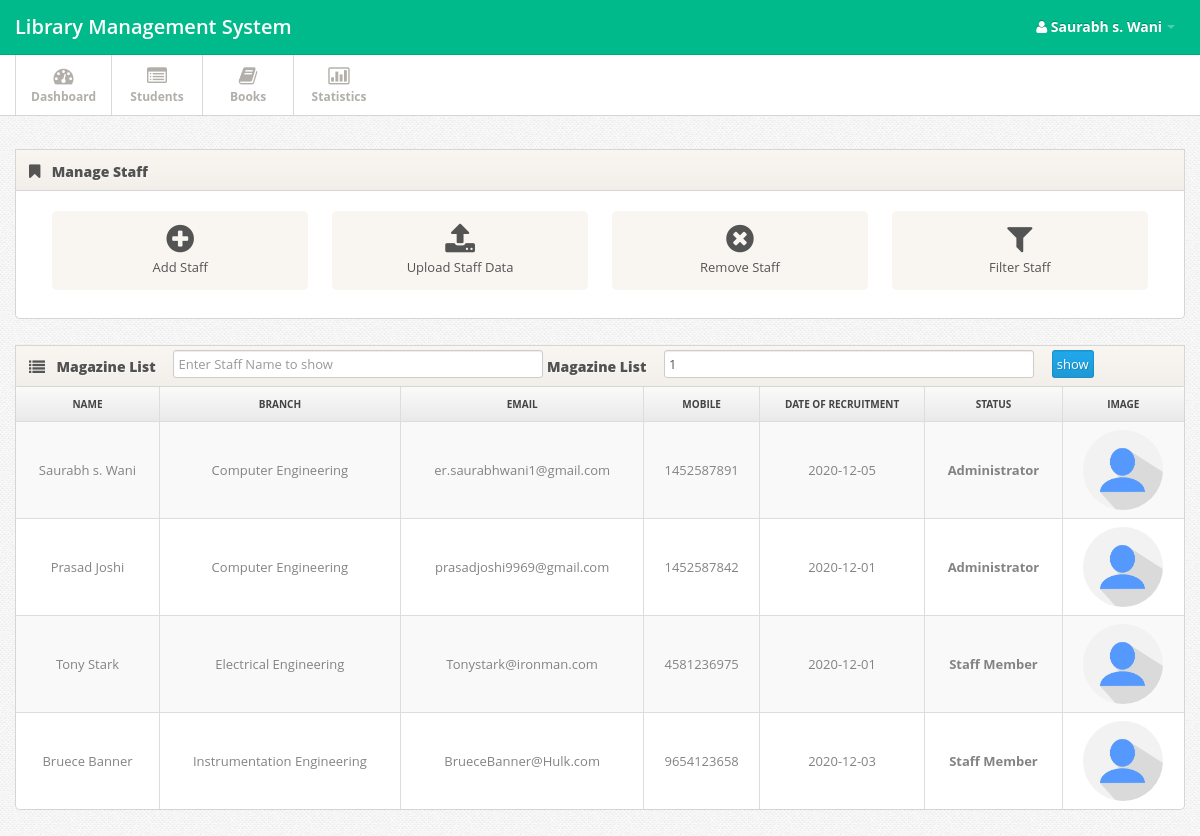
/staff.php (signed in), run on the app's committed database.
### tables this page shows
CREATE TABLE `staff` (
  `sid` int(11) UNSIGNED NOT NULL,
  `Name` varchar(30) NOT NULL,
  `mobile` varchar(10) NOT NULL,
  `Email` varchar(50) NOT NULL,
  `password` varchar(256) NOT NULL,
  `branch` varchar(40) NOT NULL,
  `image` varchar(256) NOT NULL,
  `Date` date NOT NULL,
  `last_login` timestamp NOT NULL DEFAULT current_timestamp() ON UPDATE current_timestamp(),
  `Login_ip` varchar(30) NOT NULL,
  `Category` int(11) NOT NULL DEFAULT 1
);

### fun.php (called while the page is built, shortened)
<?php
function select($var,$col,$condtn)
{
	$query="SELECT $var FROM $col $condtn";
	$sql=mysqli_query($GLOBALS['connection'],$query);
	return $sql;
}
?>

### staff.php (the view, shortened to what this page needs)
<?php
include('header.php');
if ($_SESSION['category']==0):?>
  <div class="span12">
    <div class="widget">
      <div class="widget-header"> <i class="icon-bookmark"></i>
        <h3>Manage Staff</h3>
      </div>
      <div class="widget-content">
        <div class="shortcuts">
          <a href="#myModal" role="button" data-toggle="modal" class="shortcut"><i class="shortcut-icon icon-plus-sign"></i><span class="shortcut-label">Add Staff</span> </a>
          <a href="#myModal3" role="button" data-toggle="modal" class="shortcut"><i class="shortcut-icon icon-upload-alt"></i><span class="shortcut-label">Upload Staff Data</span> </a>
          <a href="#myModal2" role="button" data-toggle="modal" class="shortcut"><i class="shortcut-icon icon-remove-sign"></i> <span class="shortcut-label">Remove Staff</span> </a>
          <a href="#myModal1" role="button" data-toggle="modal" class="shortcut"><i class="shortcut-icon icon-filter"></i><span class="shortcut-label">Filter Staff</span> </a>
        </div>
      </div>
    </div>
    <div class="widget widget-table action-table">
      <div class="widget-header"><i class='icon-list'></i>
        <h3><?php
        $result=select("*","staff","WHERE 1");
        $row=mysqli_num_rows($result);
        if($row!=0){ ?>
          <form  action="staff.php" method="GET" >
            Magazine List
            &emsp;<input class="span4 m-wrap" type="text" name="sn" placeholder="Enter Staff Name to show">
            Magazine List
            &emsp;<input class="span4 m-wrap" type="number" name="cnt" autocomplete="off" placeholder="Enter records number to show" value="1">
            &emsp;<input type="submit" class="btn-primary" value="show">
          </form>
        <?php } ?>
      </h3>
    </div>
    <div class="widget-content">
        <table class="table table-striped table-bordered">
          <thead>
            <tr>
              <th><center>Name</center></th>
              <th><center>Branch</center></th>
              <th><center>Email</center></th>
              <th><center>Mobile</center></th>
              <th><center>Date of recruitment</center></th>
              <th><center>Status</center></th>
              <th><center>Image</center></th>
            </tr>
          </thead>
          <tbody>
            <?php
            function res(){$cnt=25;
              $result=select("*","staff","ORDER BY sid  LIMIT $cnt ");}
              if(isset($_GET['cnt']) && isset($_GET['sn']))
              {
                $sn = trim($_GET['sn']);
                $cnt = $_GET['cnt'];
                if($sn == null)
                {
                  res();
                }else
                {$result=select("*","staff","WHERE Name LIKE '%$sn%' ORDER BY sid ASC LIMIT $cnt ");}
              }
              else
              {
                res();
              }
              while($std=mysqli_fetch_assoc($result))
              {
                echo "<tr>
                <td><center> ".$std['Name']."</center></td>
                <td><center> ".$std['branch']."</center></td>
                <td><center> ".$std['Email']."</center></td>
                <td><center> ".$std['mobile']."</center></td>
                <td><center> ".$std['Date']."</center></td>
                <td><center>
                <b> ";?>
                <?php
                if($std['Category']!="1"){echo "Administrator";}else{echo "Staff Member";}
                echo "</b> </center></td>
                <td><center><img alt='No Photo' src='images/".$std['image']."' class='control-label span4' for='userimage' style='border-radius: 50%;display: inline-block;
                width: 80px;
                height: 80px;' onerror=this.src='images/stff.png'>
                </center></td>
                </tr>";
              }
              ?>
            </tbody>
          </table>
      </div>
    </div>
  </div>
  <?php
  include('footer.php');
endif;
  endif;?>

### css/style.css (style rules this page uses)
body { background: #f9f6f1; font: 13px/1.7em 'Open Sans'; }
input, button, select, textarea { font-family: 'Open Sans'; }
.table td { vertical-align: middle; }
.table-bordered th { background: #E9E9E9; background:-moz-linear-gradient(top, #FAFAFA 0%, #E9E9E9 100%); background:-webkit-gradient(linear, left top, left bottom, color-stop(0%,#FAFAFA), color-stop(100%,#E9E9E9)); background:-webkit-linear-gradient(top, #FAFAFA 0%,#E9E9E9 100%); background:-o-linear-gradient(top, #FAFAFA 0%,#E9E9E9 100%); background:-ms-linear-gradient(top, #FAFAFA 0%,#E9E9E9 100%); background:linear-gradient(top, #FAFAFA 0%,#E9E9E9 100%); filter: progid:DXImageTransform.Microsoft.gradient(startColorstr='#FAFAFA', endColorstr='#E9E9E9'); -ms-filter: "progid:DXImageTransform.Microsoft.gradient(startColorstr='#FAFAFA', endColorstr='#E9E9E9')"; font-size: 10px; color: #444; text-transform: uppercase; }
.widget { position: relative; clear: both; width: auto; margin-bottom: 2em; overflow: hidden; }
.widget-header { position: relative; height: 40px; line-height: 40px; background: #f9f6f1; background:-moz-linear-gradient(top, #f9f6f1 0%, #f2efea 100%); background:-webkit-gradient(linear, left top, left bottom, color-stop(0%,#f9f6f1), color-stop(100%,#f2efea)); background:-webkit-linear-gradient(top, #f9f6f1 0%,#f2efea 100%); background:-o-linear-gradient(top, #f9f6f1 0%,#f2efea 100%); background:-ms-linear-gradient(top, #f9f6f1 0%,#f2efea 100%); background:linear-gradient(top, #f9f6f1 0%,#f2efea 100%); filter: progid:DXImageTransform.Microsoft.gradient(startColorstr='#f9f6f1', endColorstr='#f2efea'); -ms-filter: "progid:DXImageTransform.Microsoft.gradient(startColorstr='#f9f6f1', endColorstr='#f2efea')"; border: 1px solid #d6d6d6; -webkit-background-clip: padding-box; }
.widget-header h3 { position: relative; top: 2px; left: 10px; display: inline-block; margin-right: 3em; font-size: 14px; font-weight: 800; color: #525252; line-height: 18px; text-shadow: 1px 1px 2px rgba(255,255,255,.5); }
.widget-header [class^="icon-"], .widget-header [class*=" icon-"] { display: inline-block; margin-left: 13px; margin-right: -2px; font-size: 16px; color: #555; vertical-align: middle; }
.widget-content { padding: 20px 15px 15px; background: #FFF; border: 1px solid #D5D5D5; -moz-border-radius: 5px; -webkit-border-radius: 5px; border-radius: 5px; }
.widget-header+.widget-content { border-top: none; -webkit-border-top-left-radius: 0; -webkit-border-top-right-radius: 0; -moz-border-radius-topleft: 0; -moz-border-radius-topright: 0; border-top-left-radius: 0; border-top-right-radius: 0; }
.widget-content:before, .widget-content:after { content:""; display:table; }
.widget-content:after { clear:both; }
.widget-content { zoom:1; }
.widget-table .widget-content { padding: 0; }
.widget-table .table { margin-bottom: 0; border: none; }
.widget-table .table tr td:first-child { border-left: none; }
.widget-table .table tr th:first-child { border-left: none; }

### css/pages/dashboard.css (style rules this page uses)
.shortcuts { text-align: center; }
.shortcuts .shortcut { width: 22.50%; display: inline-block; padding: 12px 0; margin: 0 .9% 1em; vertical-align: top; text-decoration: none; background: #f9f6f1; border-radius: 5px; }
.shortcuts .shortcut .shortcut-icon { margin-top: .25em; margin-bottom: .25em; font-size: 32px; color: #545454; }
.shortcuts .shortcut-label { display: block; font-weight: 400; color: #545454; }

### css/pages/signin.css (style rules this page uses)
body { background: url(../../images/body-bg.png); color:#838383; font: 13px/1.7em 'Open Sans'; }

### data on the page
staff: Name "Saurabh s. Wani", branch "Computer Engineering", Email "er.saurabhwani1@gmail.com", mobile "1452587891", Date "2020-12-05", Category "Administrator"
staff: Name "Prasad Joshi", branch "Computer Engineering", Email "prasadjoshi9969@gmail.com", mobile "1452587842", Date "2020-12-01", Category "Administrator"
staff: Name "Tony Stark", branch "Electrical Engineering", Email "Tonystark@ironman.com", mobile "4581236975", Date "2020-12-01", Category "Staff Member"
staff: Name "Bruece Banner", branch "Instrumentation Engineering", Email "BrueceBanner@Hulk.com", mobile "9654123658", Date "2020-12-03", Category "Staff Member"

### other printed values
$_SESSION['sn'] "Saurabh s. Wani"
